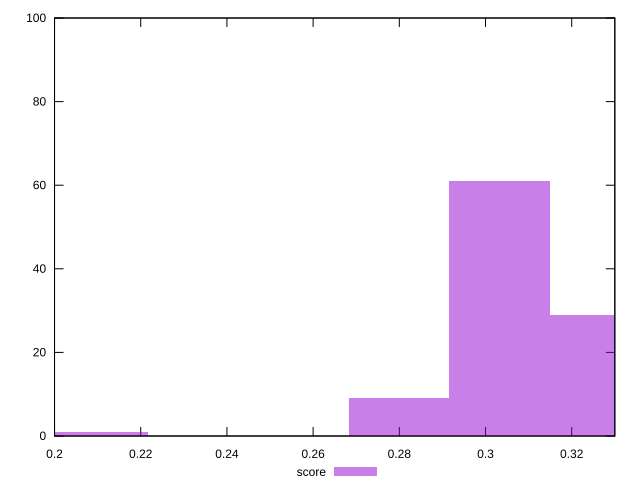

The gnuplot source for this figure:
reset

$score <<EOF
0.20992843509486311 1
0.30322996180369116 61
0.32655534348089815 29
0.2799045801264841 9
EOF

set key outside below
set boxwidth 0.023325381677207012
set xrange [0.2:0.33]
set yrange [0:100]
set trange [0:100]
set style fill transparent solid 0.5 noborder
set terminal svg size 640, 490 enhanced background rgb 'white'
set output "reports/report_00033_2021-03-01T14-23-16.841Z/max-potential-fid/samples/astro/score/histogram.svg"

plot $score title "score" with boxes

reset
